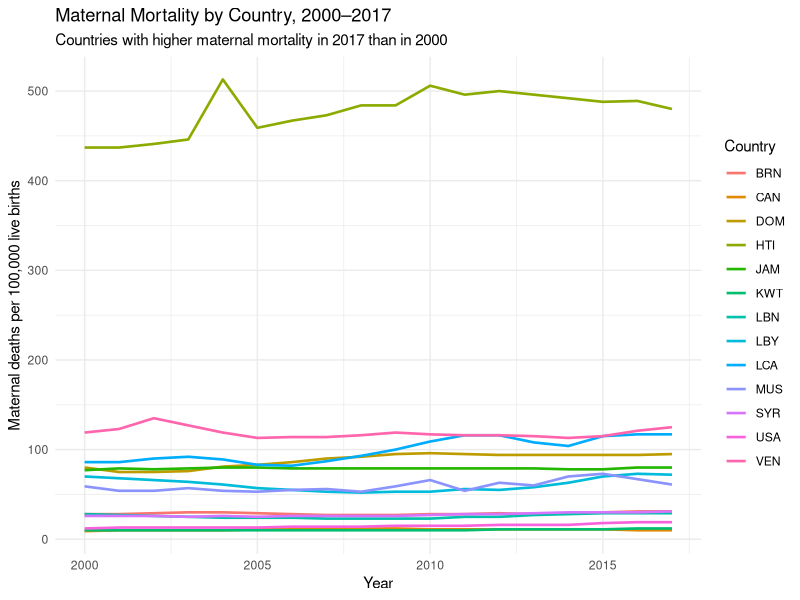

This figure's R source:
library(tidyverse)
library(here)

# Read the prepared dataset
conflict <- read_csv(
  here("data", "processed", "final_data.csv")
)

# Identify countries whose maternal mortality increased
# between 2000 and 2017
increased_countries <- conflict |>
  filter(year %in% c(2000, 2017)) |>
  select(iso, year, maternal_mortality) |>
  pivot_wider(
    names_from = year,
    values_from = maternal_mortality,
    names_prefix = "mmr_"
  ) |>
  filter(
    !is.na(mmr_2000),
    !is.na(mmr_2017),
    mmr_2017 > mmr_2000
  ) |>
  pull(iso)

# Select the full 2000–2017 trajectories
plot_data <- conflict |>
  filter(
    iso %in% increased_countries,
    between(year, 2000, 2017)
  )

# Figure 1: Maternal mortality by country
figure1 <- ggplot(
  plot_data,
  aes(
    x = year,
    y = maternal_mortality,
    color = iso,
    group = iso
  )
) +
  geom_line(linewidth = 0.9, na.rm = TRUE) +
  labs(
    title = "Maternal Mortality by Country, 2000–2017",
    subtitle = "Countries with higher maternal mortality in 2017 than in 2000",
    x = "Year",
    y = "Maternal deaths per 100,000 live births",
    color = "Country"
  ) +
  theme_minimal()

# Display Figure 1
figure1
